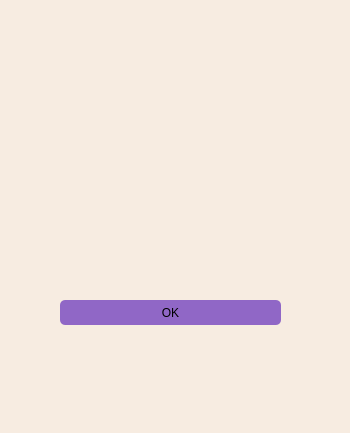
<?xml version="1.0" encoding="UTF-8"?>
<ui version="4.0">
 <class>Frame</class>
 <widget class="QFrame" name="Frame">
  <property name="geometry">
   <rect>
    <x>0</x>
    <y>0</y>
    <width>350</width>
    <height>433</height>
   </rect>
  </property>
  <property name="windowTitle">
   <string>Frame</string>
  </property>
  <property name="styleSheet">
   <string notr="true">background-color: #F7ECE1;
border: none;
border-radius: 10px;</string>
  </property>
  <widget class="QLabel" name="label">
   <property name="geometry">
    <rect>
     <x>20</x>
     <y>50</y>
     <width>311</width>
     <height>141</height>
    </rect>
   </property>
   <property name="font">
    <font>
     <pointsize>15</pointsize>
    </font>
   </property>
   <property name="lineWidth">
    <number>5</number>
   </property>
   <property name="text">
    <string/>
   </property>
   <property name="alignment">
    <set>Qt::AlignCenter</set>
   </property>
  </widget>
  <widget class="QPushButton" name="ok_button">
   <property name="geometry">
    <rect>
     <x>60</x>
     <y>300</y>
     <width>221</width>
     <height>25</height>
    </rect>
   </property>
   <property name="styleSheet">
    <string notr="true">QPushButton {
	border: none;
	border-radius: 5px;
	background-color: #9067C6;
}

QPushButton::hover {
	background-color: #431480;
	color: white;
}</string>
   </property>
   <property name="text">
    <string>OK</string>
   </property>
  </widget>
 </widget>
 <resources/>
 <connections/>
</ui>
